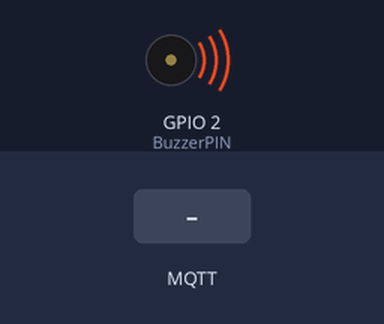
Simulated run of this sketch. Board: ESP8266 (NodeMCU). On the bench: buzzer (waves = sounding, pin HIGH). The test bench sets the inputs (shaded band). WiFi joins after 1.5 s; servers stay silent unless stated; no MQTT or app messages arrive unless stated.

Above: at 2.7 s.
2.8 s: MQTT message "5" arrives on the first subscribed topic
At 2.96 s:
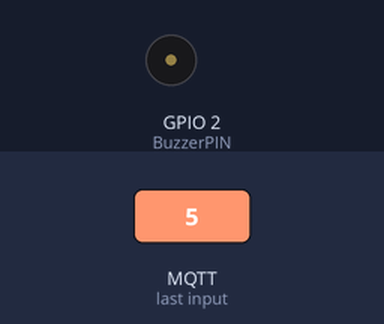
5.8 s: MQTT message "90" arrives on the first subscribed topic
At 5.96 s:
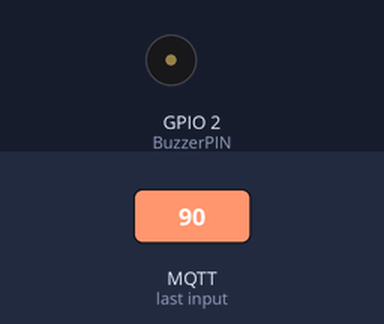
Timing chart, 0 to 14.8 s (numbered marks = the images above; inputs shaded):
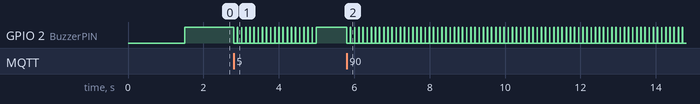

Measured:
- after the input at 2.8 s, GPIO 2 (BuzzerPIN): alternates HIGH for 0.01 s and LOW for 0.10 s, 40 changes in all, then stays HIGH, starting at once
- after the input at 5.8 s, GPIO 2 (BuzzerPIN): alternates HIGH for 0.01 s and LOW for 0.10 s, starting at once

The sketch:

mqtt-buzzer-ESP8266.ino
```cpp
#include <PubSubClient.h>
#include <ESP8266WiFi.h>

#define WIFI_AP "xxxxxxx"
#define WIFI_PASSWORD "xxxxxxx"

char mqttServer[] = "xxx.xxx.xxx.xxx";
#define userName "xxxxxx"
#define passWord "xxxxxx"
// Para conectar a thingsBoard poner el TOKEN en el userName y NULL en passWord

// PINs
int BuzzerPIN = 2;
unsigned long lastRead;

WiFiClient wifiClient;

PubSubClient client(wifiClient);

int status = WL_IDLE_STATUS;

void setup()
{
//  Serial.begin(115200);
  InitWiFi();
  client.setServer( mqttServer, 1883 );

  // MQTT callback
  client.setCallback(callback);

//Define el GPIO0 y GPIO2 como salida
pinMode(BuzzerPIN, OUTPUT);
digitalWrite(BuzzerPIN, HIGH);


//Busca el estado de los switches al momento del apagado

  lastRead = 0;
}

void loop()
{
  if ( !client.connected() ) {
    reconnect();
  }

/*
 if ( millis() - lastRead > 200 ) { // Update and send only after 1/4 de segundo

//Algo

    lastRead = millis();
  }
*/

  client.loop();
}


void InitWiFi()
{
//  Serial.println("Connecting to AP ...");
  // attempt to connect to WiFi network

  WiFi.begin(WIFI_AP, WIFI_PASSWORD);
  while (WiFi.status() != WL_CONNECTED) {
    delay(500);
//    Serial.print(".");
  }
//  Serial.println("Connected to AP");
}


void reconnect() {
  // Loop until we're reconnected
  while (!client.connected()) {
    status = WiFi.status();
    if ( status != WL_CONNECTED) {
      WiFi.begin(WIFI_AP, WIFI_PASSWORD);
      while (WiFi.status() != WL_CONNECTED) {
        delay(500);
 //       Serial.print(".");
      }
 //     Serial.println("Connected to AP");
    }
//    Serial.print("Connecting to mqtt broker ...");
    // Attempt to connect (clientId, username, password)
    if ( client.connect("caja002", userName, passWord) ) {
//      Serial.println( "[DONE]" );
      client.subscribe("caja002/buzzer/buzzerCmd");
    } else {
//      Serial.print( "[FAILED] [ rc = " );
//      Serial.print( client.state() );
//      Serial.println( " : retrying in 5 seconds]" );
      // Wait 5 seconds before retrying
      delay( 5000 );
    }
  }
}


//void callback(const MQTT::Publish& pub) {
void callback(char* topic, byte* payload, unsigned int length ) {

String sTopic = String(topic);
String sPayload = (String((char*)payload)).substring(0, length);

    if (sTopic == "caja002/buzzer/buzzerCmd"){

      playMelody(sPayload);
    }

}

 void playMelody(String meLody) {

        for (int i=0; i < meLody.toInt(); i++){   // esto lo uso solo para repetir pero aca podría venie toda la melodia
        digitalWrite(BuzzerPIN, LOW);
        delay(100);
        digitalWrite(BuzzerPIN, HIGH);
        delay(10);
        digitalWrite(BuzzerPIN, LOW);
        delay(100);
        digitalWrite(BuzzerPIN, HIGH);
        delay(10);
        digitalWrite(BuzzerPIN, LOW);
        delay(100);
        digitalWrite(BuzzerPIN, HIGH);
        delay(10);
        digitalWrite(BuzzerPIN, LOW);
        delay(100);
        digitalWrite(BuzzerPIN, HIGH);
        delay(10);
      }
 }
```
